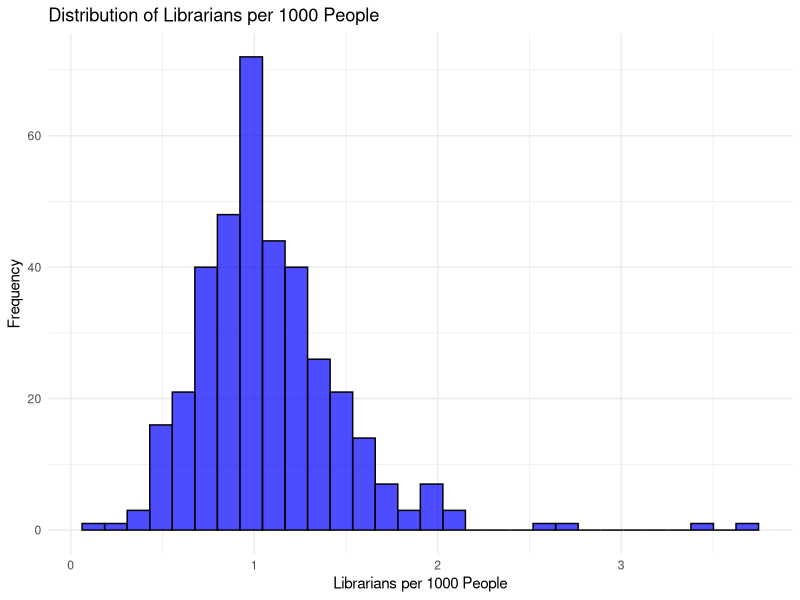
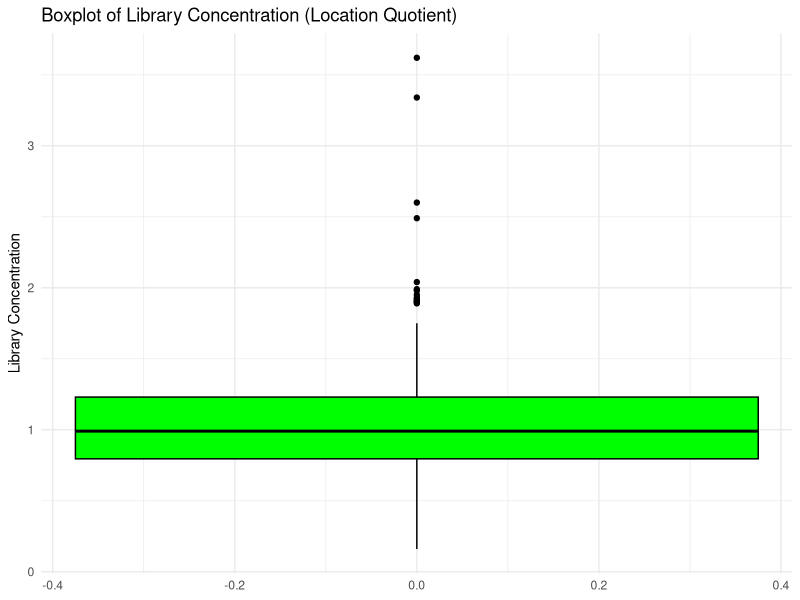
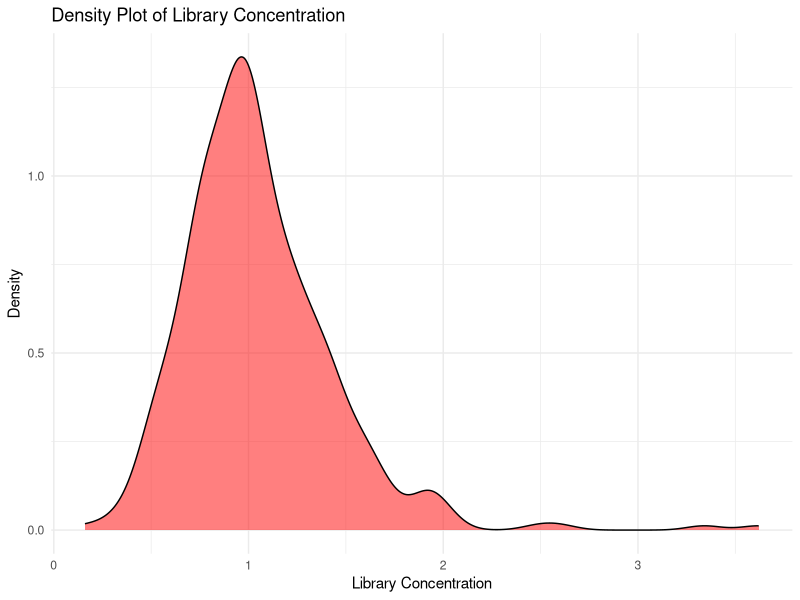
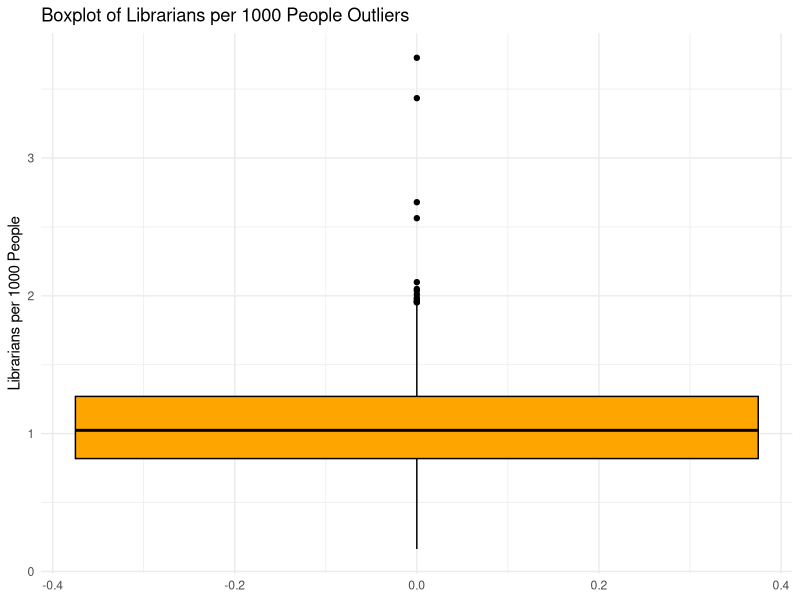
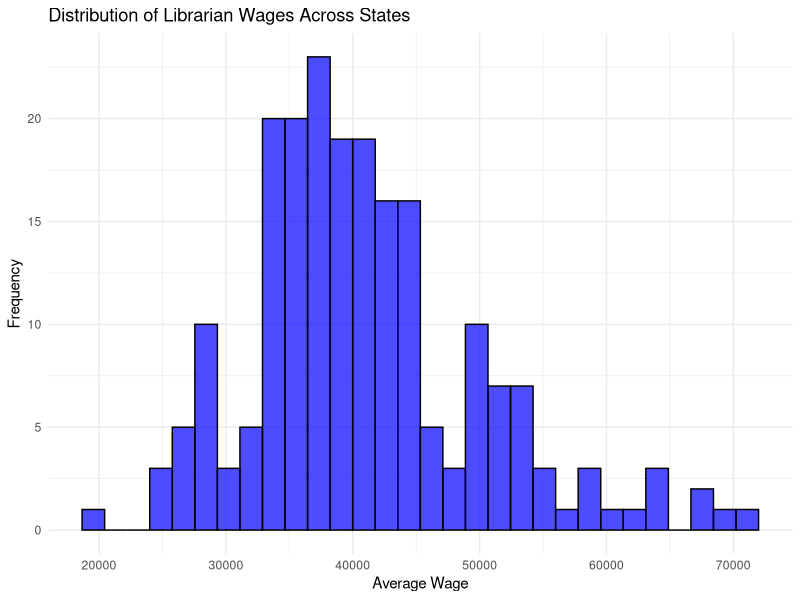
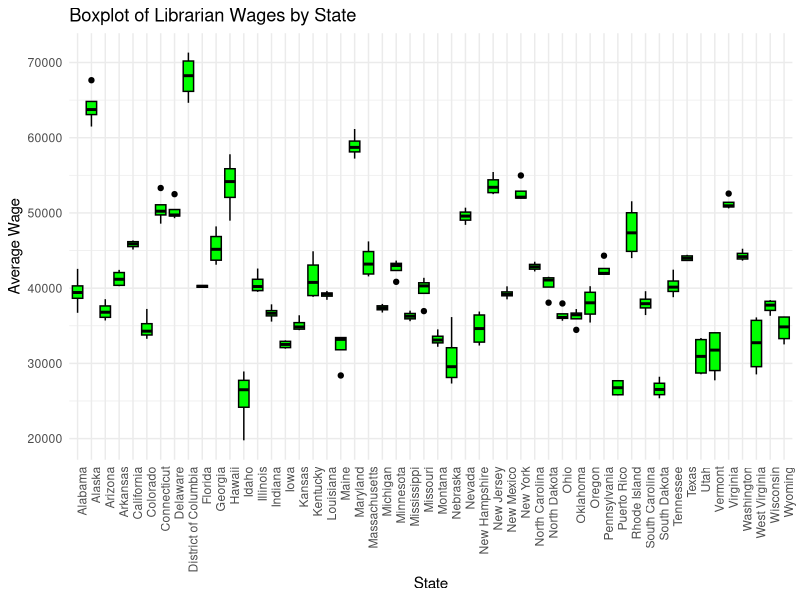
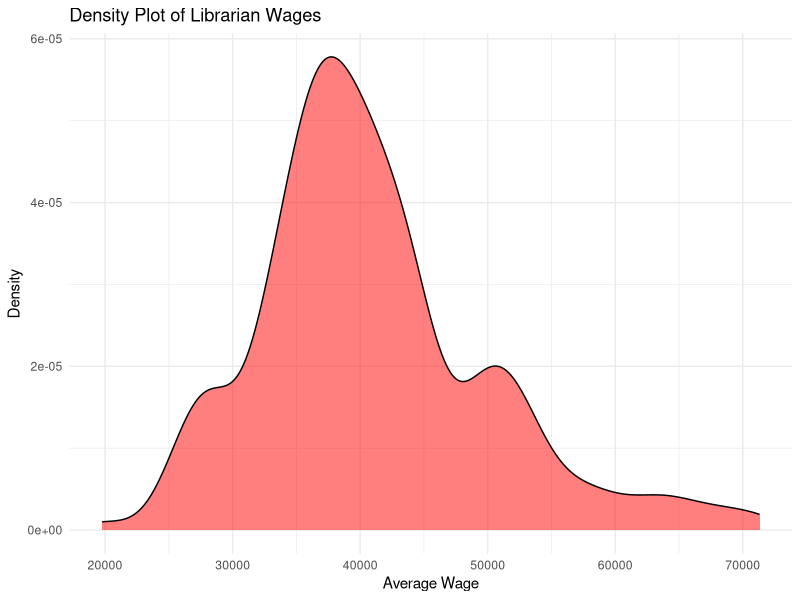
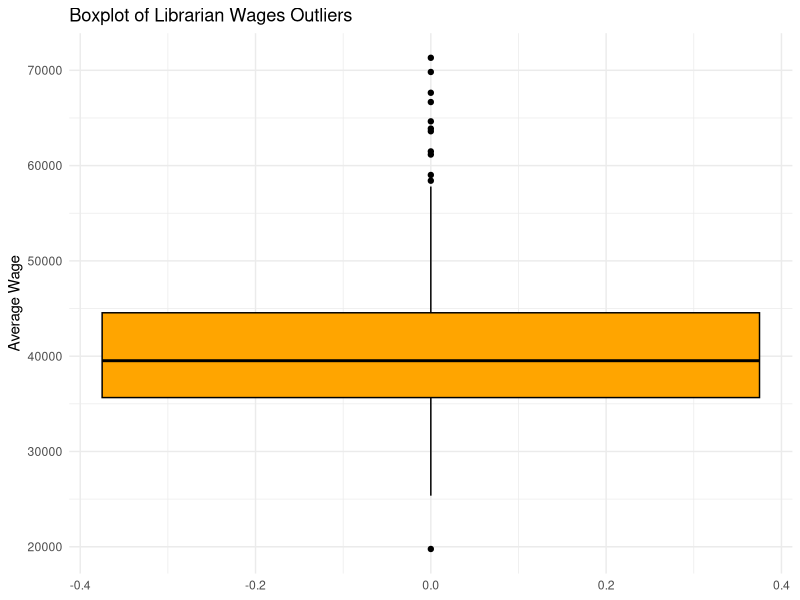

The R source for these figures, in order:
## ---- chunk 1
library(tidyverse)
library(ggplot2)
library(Hmisc)
library(psych)
## ---- chunk 2
library(readr)
librarians_by_msa <- read_csv("librarians-by-msa.csv")
## ---- chunk 3
glimpse(librarians_by_msa)
## ---- chunk 4
library(readr)
employment_data <- read_csv("Employment by Location.csv")
glimpse(employment_data )
## ---- chunk 5
librarians_data   =  librarians_by_msa %>%
  filter(tot_emp != "**" & emp_prse != "**") %>%
  mutate(
    tot_emp = as.numeric(tot_emp),
    emp_prse = as.numeric(emp_prse),
    jobs_1000 = as.numeric(jobs_1000),
    loc_quotient = as.numeric(loc_quotient)
  )
## ---- chunk 6
librarians_data =  librarians_data%>%
  drop_na() 
## ---- chunk 7
describe(librarians_data)
## ---- chunk 8
summary_stats  =  librarians_data %>%
  summarise(
    mean_jobs_1000 = mean(jobs_1000),
    median_jobs_1000 = median(jobs_1000),
    sd_jobs_1000 = sd(jobs_1000),
    min_jobs_1000 = min(jobs_1000),
    max_jobs_1000 = max(jobs_1000),
    mean_loc_quotient = mean(loc_quotient),
    median_loc_quotient = median(loc_quotient),
    sd_loc_quotient = sd(loc_quotient),
    min_loc_quotient = min(loc_quotient),
    max_loc_quotient = max(loc_quotient)
  )
print(summary_stats)

## ---- chunk 9
# Histogram of librarians per 1000 people
ggplot(librarians_data, aes(x = jobs_1000)) +
  geom_histogram(bins = 30, fill = "blue", color = "black", alpha = 0.7) +
  labs(title = "Distribution of Librarians per 1000 People", x = "Librarians per 1000 People", y = "Frequency") +
  theme_minimal()

# Boxplot of loc_quotient (library concentration)
ggplot(librarians_data, aes(y = loc_quotient)) +
  geom_boxplot(fill = "green", color = "black") +
  labs(title = "Boxplot of Library Concentration (Location Quotient)", y = "Library Concentration") +
  theme_minimal()

# Density plot of loc_quotient
ggplot(librarians_data, aes(x = loc_quotient)) +
  geom_density(fill = "red", alpha = 0.5) +
  labs(title = "Density Plot of Library Concentration", x = "Library Concentration", y = "Density") +
  theme_minimal()

## ---- chunk 10
# Covariance and corrleation  between loc_quotient and jobs_1000
covariance <- cov(librarians_data$loc_quotient, librarians_data$jobs_1000)
correlation <- cor(librarians_data$loc_quotient, librarians_data$jobs_1000)
print(covariance)
print(correlation)
## ---- chunk 11
# Using boxplot to find outliers
ggplot(librarians_data, aes(y = jobs_1000)) +
  geom_boxplot(fill = "orange", color = "black") +
  labs(title = "Boxplot of Librarians per 1000 People Outliers", y = "Librarians per 1000 People") +
  theme_minimal()
## ---- chunk 12
# here am usign two catergories to find high and low concetration of location if library 
librarians_data$high_concentration <- ifelse(librarians_data$loc_quotient > median(librarians_data$loc_quotient), "High as in good ", "Low as in bad")

# The t test is model i will use to compare both groups
t_test_result <- t.test(jobs_1000 ~ high_concentration, data = librarians_data)
print(t_test_result)

## ---- chunk 13
data_clean_wages =  employment_data %>%
  filter(`Detailed Occupation` == "Librarians") %>%
  mutate(
    Average_Wage = as.numeric(`Average Wage`),
    State = as.factor(State),
    Year = as.factor(Year)
  ) %>%
  drop_na()  
## ---- chunk 14
describe(data_clean_wages)
## ---- chunk 15
summary_stats_wages <- data_clean_wages %>%
  summarise(
    mean_wage = mean(Average_Wage),
    median_wage = median(Average_Wage),
    sd_wage = sd(Average_Wage),
    min_wage = min(Average_Wage),
    max_wage = max(Average_Wage)
  )
print(summary_stats_wages)
## ---- chunk 16
# Histogram of Average Wage
ggplot(data_clean_wages, aes(x = Average_Wage)) +
  geom_histogram(bins = 30, fill = "blue", color = "black", alpha = 0.7) +
  labs(title = "Distribution of Librarian Wages Across States", x = "Average Wage", y = "Frequency") +
  theme_minimal()

# Boxplot of Average Wage by State
ggplot(data_clean_wages, aes(x = State, y = Average_Wage)) +
  geom_boxplot(fill = "green", color = "black") +
  labs(title = "Boxplot of Librarian Wages by State", x = "State", y = "Average Wage") +
  theme_minimal() +
  theme(axis.text.x = element_text(angle = 90, hjust = 1))

# Density plot of Average Wage
ggplot(data_clean_wages, aes(x = Average_Wage)) +
  geom_density(fill = "red", alpha = 0.5) +
  labs(title = "Density Plot of Librarian Wages", x = "Average Wage", y = "Density") +
  theme_minimal()

## ---- chunk 17
# make two catergories for people with good high and low wage 
data_clean_wages  =  data_clean_wages %>%
  mutate(
    wage_category = ifelse(Average_Wage > median(Average_Wage, na.rm = TRUE), "High", "Low")
  )
## ---- chunk 18

t_test_wages = t.test(Average_Wage ~ wage_category, data = data_clean_wages)
print(t_test_wages)

## ---- chunk 19
ggplot(data_clean_wages, aes(y = Average_Wage)) +
  geom_boxplot(fill = "orange", color = "black") +
  labs(title = "Boxplot of Librarian Wages Outliers", y = "Average Wage") +
  theme_minimal()
